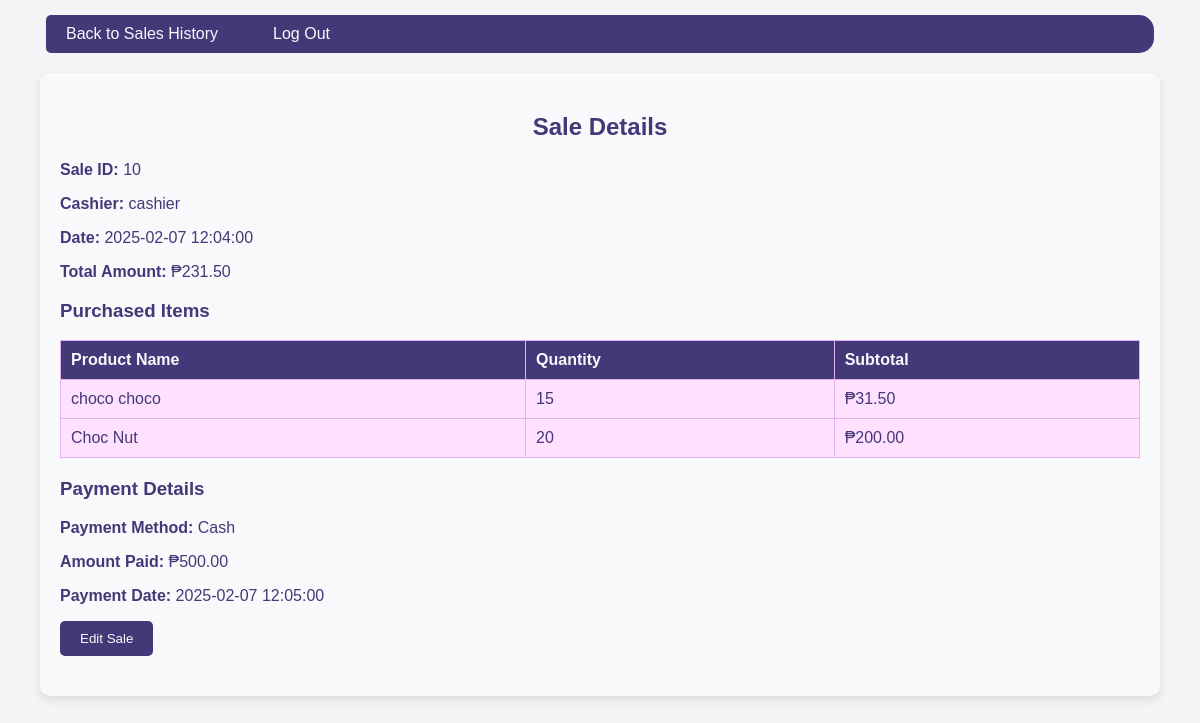
Page /sale-details.php?sale_id=10 on the committed database.
### tables this page shows
CREATE TABLE `sales` (
  `sale_id` int(11) NOT NULL,
  `user_id` int(11) DEFAULT NULL,
  `sale_date` datetime NOT NULL,
  `total_amount` decimal(10,2) NOT NULL
);

CREATE TABLE `users` (
  `user_id` int(11) NOT NULL,
  `username` varchar(100) NOT NULL,
  `name` varchar(100) NOT NULL,
  `password` varchar(100) NOT NULL,
  `role` enum('admin','cashier') NOT NULL
);

CREATE TABLE `sale_items` (
  `sale_item_id` int(11) NOT NULL,
  `sale_id` int(11) NOT NULL,
  `product_id` int(11) NOT NULL,
  `quantity` int(11) NOT NULL,
  `subtotal` decimal(10,2) NOT NULL
);

CREATE TABLE `inventory` (
  `product_id` int(11) NOT NULL,
  `name` varchar(100) NOT NULL,
  `description` text DEFAULT NULL,
  `price` decimal(10,2) NOT NULL,
  `quantity` int(11) NOT NULL
);

CREATE TABLE `payments` (
  `payment_id` int(11) NOT NULL,
  `sale_id` int(11) NOT NULL,
  `payment_method` enum('cash','credit_card','debit_card','mobile_payment') NOT NULL,
  `amount_paid` decimal(10,2) NOT NULL,
  `payment_date` datetime DEFAULT current_timestamp()
);

### sale-details.php (the view, shortened to what this page needs)
<?php
require_once 'include/Database-connector.php';
$sale_id = intval($_GET['sale_id']);
$saleQuery = $conn->prepare("SELECT s.sale_id, s.sale_date, s.total_amount, u.username
                             FROM sales s
                             LEFT JOIN users u ON s.user_id = u.user_id
                             WHERE s.sale_id = ?");
$saleQuery->bind_param("i", $sale_id);
$saleQuery->execute();
$saleResult = $saleQuery->get_result();
$sale = $saleResult->fetch_assoc();
$itemQuery = $conn->prepare("SELECT i.name, si.quantity, si.subtotal
                             FROM sale_items si
                             JOIN inventory i ON si.product_id = i.product_id
                             WHERE si.sale_id = ?");
$itemQuery->bind_param("i", $sale_id);
$itemQuery->execute();
$items = $itemQuery->get_result();
$paymentQuery = $conn->prepare("SELECT payment_method, amount_paid, payment_date
                                FROM payments
                                WHERE sale_id = ?");
$paymentQuery->bind_param("i", $sale_id);
$paymentQuery->execute();
$paymentResult = $paymentQuery->get_result();
$payment = $paymentResult->fetch_assoc();
?>
<!DOCTYPE html>
<html lang="en">
<head>
    <link rel="stylesheet" href="/css/account-management.css">
</head>
<body>
    <header>
        <div class="navbar-cashier">
            <a href="sales-history.php">Back to Sales History</a>
            <a href="logout.php">Log Out</a>
        </div>
    </header>
    <div class="container">
        <h2>Sale Details</h2>
        <p><strong>Sale ID:</strong> <?php echo $sale['sale_id']; ?></p>
        <p><strong>Cashier:</strong> <?php echo htmlspecialchars($sale['username']); ?></p>
        <p><strong>Date:</strong> <?php echo $sale['sale_date']; ?></p>
        <p><strong>Total Amount:</strong> ₱<?php echo number_format($sale['total_amount'], 2); ?></p>
        <h3>Purchased Items</h3>
        <table>
            <thead>
                <tr>
                    <th>Product Name</th>
                    <th>Quantity</th>
                    <th>Subtotal</th>
                </tr>
            </thead>
            <tbody>
                <?php while ($row = $items->fetch_assoc()): ?>
                    <tr>
                        <td><?php echo htmlspecialchars($row['name']); ?></td>
                        <td><?php echo $row['quantity']; ?></td>
                        <td>₱<?php echo number_format($row['subtotal'], 2); ?></td>
                    </tr>
                <?php endwhile; ?>
            </tbody>
        </table>
        <h3>Payment Details</h3>
        <?php if ($payment): ?>
            <p><strong>Payment Method:</strong> <?php echo ucfirst($payment['payment_method']); ?></p>
            <p><strong>Amount Paid:</strong> ₱<?php echo number_format($payment['amount_paid'], 2); ?></p>
            <p><strong>Payment Date:</strong> <?php echo $payment['payment_date']; ?></p>
        <?php else: ?>
            <p>No payment information available.</p>
        <?php endif; ?>
        <form action="edit-sale.php" method="get">
            <button type="submit">Edit Sale</button>
        </form>
    </div>
</body>
</html>

### css/account-management.css (style rules this page uses)
:root { --primary-dark: rgb(67, 56, 120); --primary: rgb(126, 96, 191); --secondary: rgb(228, 177, 240); --accent: rgb(255, 225, 255); --font-color: #fff; --font-light: #f8f9fa; --bg-color: #f3f4f6; --error: #ff0000; --success: #00ff00; }
body { font-family: Arial, sans-serif; background-color: var(--bg-color); color: var(--primary-dark); margin: 0; padding: 0; }
.container { width: 90%; max-width: 1200px; margin: 20px auto; padding: 20px; background-color: var(--font-light); border-radius: 10px; box-shadow: 0 4px 10px rgba(0, 0, 0, 0.1); }
h2 { color: var(--primary-dark); text-align: center; }
form { margin-bottom: 20px; }
form button, .navbar-cashier a { padding: 10px 20px; background-color: var(--primary-dark); color: var(--font-light); border: none; border-radius: 5px; cursor: pointer; transition: background-color 0.3s ease; }
table { width: 100%; border-collapse: collapse; margin-bottom: 20px; }
table th, table td { padding: 10px; text-align: left; border: 1px solid var(--secondary); }
table th { background-color: var(--primary-dark); color: var(--font-light); }
table td { background-color: var(--accent); }
.navbar-cashier { background-color: var(--primary-dark); margin: 15px 46px; display: flex; gap: 15px; border-radius: 15px; }
.navbar-cashier a { color: var(--font-light); text-decoration: none; }

### rows in the picture
sales: sale_id "10", user.username "cashier", sale_date "2025-02-07 12:04:00", total_amount "231.50"
sale_items: product.name "choco choco", quantity "15", subtotal "31.50"
sale_items: product.name "Choc Nut", quantity "20", subtotal "200.00"
payments: payment_method "Cash", amount_paid "500.00", payment_date "2025-02-07 12:05:00"
